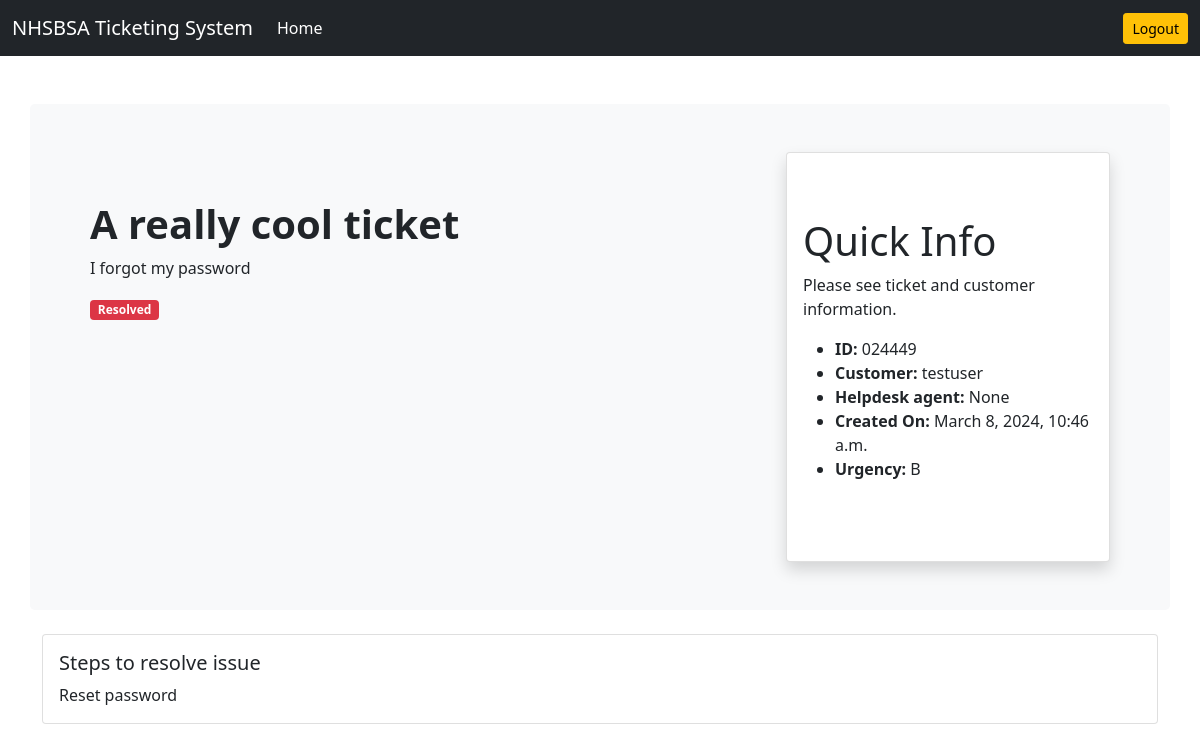
The app's page /tickets/ticket-details/024449/ with its own data.
### tickets/models.py (models this page shows)
class Ticket(models.Model):
    customer = models.ForeignKey(User, on_delete=models.CASCADE)
    helpdesk = models.ForeignKey(User, on_delete=models.DO_NOTHING, related_name='helpdesk', null=True, blank=True)
    ticket_id = models.CharField(max_length=15, unique=True)
    ticket_title = models.CharField(max_length=50)
    ticket_description = models.TextField()
    status = models.CharField(max_length=20,
                              choices=(('Active', 'Active'), ('Pending', 'Pending'), ('Resolved', 'Resolved')),
                              default='Pending')
    created_on = models.DateTimeField(auto_now_add=True)
    last_modified = models.DateTimeField(auto_now=True)
    is_resolved = models.BooleanField(default=False)
    severity = models.CharField(max_length=5, choices=(('A', 'A'), ('B', 'B')), default='B')
    is_assigned_to_helpdesk = models.BooleanField(default=False)
    resolution_steps = models.TextField(blank=True, null=True)

### accounts/models.py (models this page shows)
class CustomUser(AbstractUser):
    is_customer = models.BooleanField(default=False)
    is_helpdesk = models.BooleanField(default=False)
    email = models.EmailField(unique=True)
    username = models.CharField(max_length=255, unique=True)

### tickets/views.py (the view)
# urls.py: path('ticket-details/<str:ticket_id>/', views.ticket_details, name='ticket-details'),
def ticket_details(request, ticket_id):
    ticket = Ticket.objects.get(ticket_id=ticket_id)
    context = {'ticket': ticket}
    return render(request, 'tickets/ticket_details.html', context)

### templates/tickets/ticket_details.html (shortened to what this page needs)
{% extends 'abstract.html' %}
{% block content %}
<div class="row p-5 mb-4 bg-light rounded-3">
    <div class="col-md-8">
        <div class=" py-5">
            <h1 class="display-6 fw-bold">{{ticket.ticket_title}}</h1>
            <p class="">
                {{ticket.ticket_description}}
            </p>
            {% if ticket.status == 'Pending' %}
            <span class="badge bg-warning">Pending</span>
            {% elif ticket.status == 'Active' %}
            <span class="badge bg-success">Active</span>
            {% elif ticket.status == 'Resolved' %}
            <span class="badge bg-danger">Resolved</span>
            {% endif %}
        </div>
    </div>
    <div class="col-md-4">
        <div class="card shadow">
            <div class="card-body">
                <div class=" py-5">
                    <h2 class="display-6">Quick Info</h2>
                    <p>Please see ticket and customer information.</p>
                    <ul class="icon-list">
                        <li><b>ID:</b> {{ticket.ticket_id}}</li>
                        <li><b>Customer:</b> {{ticket.customer}}</li>
                        <li><b> Helpdesk agent:</b> {{ticket.helpdesk}}</li>
                        <li><b>Created On:</b> {{ticket.created_on}}</li>
                        <li><b>Urgency:</b> {{ticket.severity}}</li>
                    </ul>
                </div>
            </div>
        </div>
    </div>
</div>
{% if ticket.is_resolved %}
<div class="card">
    <div class="card-body">
        <h5 class="card-title">Steps to resolve issue</h5>
        {{ticket.resolution_steps}}
    </div>
</div>
{% endif %}
{% endblock content %}

### records on screen
Ticket: ticket_title "A really cool ticket", ticket_description "I forgot my password", ticket_id "024449", customer "testuser", helpdesk "None", created_on "March 8, 2024, 10:46 a.m.", severity "B", resolution_steps "Reset password"
